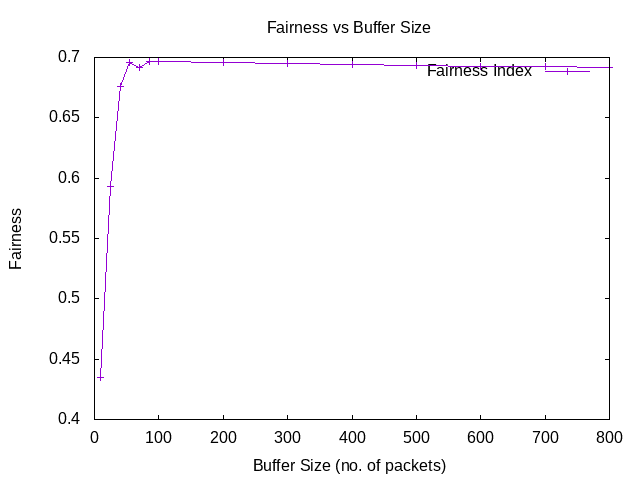

Here is the gnuplot script that generated this plot:
set terminal png
set output "FairnessvBS.png"
set title "Fairness vs Buffer Size"
set xlabel "Buffer Size (no. of packets)"
set ylabel "Fairness"

set xrange [0:800]
plot "-"  title "Fairness Index" with linespoints
10 0.43459
25 0.59323
40 0.675638
55 0.695586
70 0.691589
85 0.696861
100 0.696344
200 0.695658
300 0.694993
400 0.694322
500 0.69364
600 0.692952
700 0.692257
800 0.691553
e
